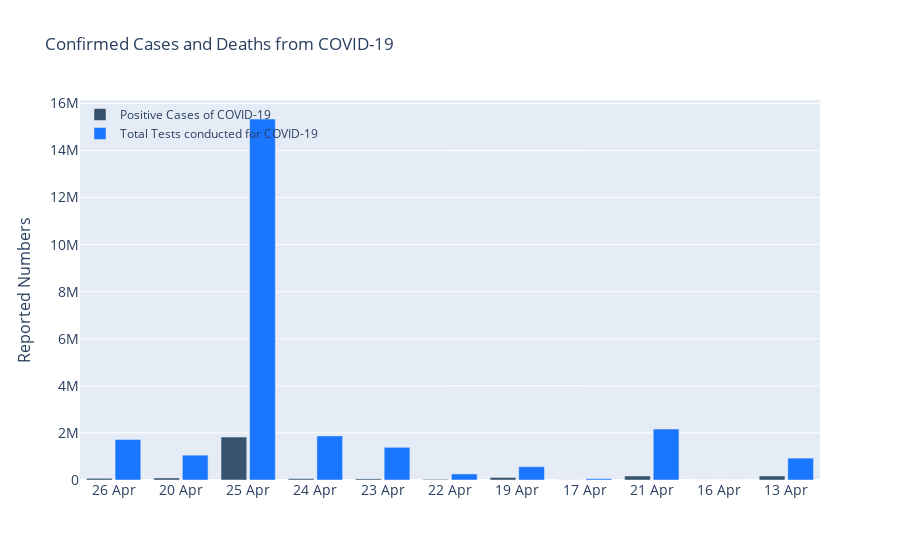

Write notebook code for a chart like this one.
### Code cell
#Plotting a bar graph for positive cases vs tests due to COVID-19 in World.

unique_dates = country_grouped_covid['Date'].unique()
Tests = []
Positive = []


for date in unique_dates:
    date_wise = country_grouped_covid['Date'] == date  
    test_data = country_grouped_covid[date_wise]
    
    Tests.append(test_data['Tests'].sum())
    Positive.append(test_data['Positive'].sum())
    
    #Converting the lists to a pandas dataframe.

country_dataset = {'Date' : unique_dates, 'Tests' : Tests, 'Positive' : Positive}
country_dataset = pd.DataFrame(country_dataset)

#Plotting the Graph of Cases vs tests Globally.

fig = go.Figure()
fig.add_trace(go.Bar(x=country_dataset['Date'], y=country_dataset['Positive'], name='Positive Cases of COVID-19', marker_color='rgb(55, 83, 109)'))
fig.add_trace(go.Bar(x=country_dataset['Date'],y=country_dataset['Tests'],name='Total Tests conducted for COVID-19',marker_color='rgb(26, 118, 255)'))

fig.update_layout(title='Confirmed Cases and Deaths from COVID-19',xaxis_tickfont_size=14,
                  yaxis=dict(title='Reported Numbers',titlefont_size=16,tickfont_size=14,),
    legend=dict(x=0,y=1.0,bgcolor='rgba(255, 255, 255, 0)',bordercolor='rgba(255, 255, 255, 0)'),barmode='group',bargap=0.15, bargroupgap=0.1)
fig.show()

### Figure 1 — Plotly figure (JSON) as saved in the notebook; plotly's stock layout.template omitted (floating-point values rounded to 4 significant figures)
{"data": [{"marker": {"color": "rgb(55, 83, 109)"}, "name": "Positive Cases of COVID-19", "type": "bar", "x": ["26 Apr", "20 Apr", "25 Apr", "24 Apr", "23 Apr", "22 Apr", "19 Apr", "17 Apr", "21 Apr", "16 Apr", "13 Apr"], "y": [71779, 86642, 1824161, 56213, 49776, 29558, 108348, 3007, 171095, 14, 169496]}, {"marker": {"color": "rgb(26, 118, 255)"}, "name": "Total Tests conducted for COVID-19", "type": "bar", "x": ["26 Apr", "20 Apr", "25 Apr", "24 Apr", "23 Apr", "22 Apr", "19 Apr", "17 Apr", "21 Apr", "16 Apr", "13 Apr"], "y": [1722950, 1054908, 15339403, 1874560, 1389292, 258686, 564699, 56516, 2167169, 92, 930230]}], "layout": {"bargap": 0.15, "bargroupgap": 0.1, "barmode": "group", "legend": {"bgcolor": "rgba(255, 255, 255, 0)", "bordercolor": "rgba(255, 255, 255, 0)", "x": 0, "y": 1}, "title": {"text": "Confirmed Cases and Deaths from COVID-19"}, "xaxis": {"tickfont": {"size": 14}}, "yaxis": {"tickfont": {"size": 14}, "title": {"font": {"size": 16}, "text": "Reported Numbers"}}}}
